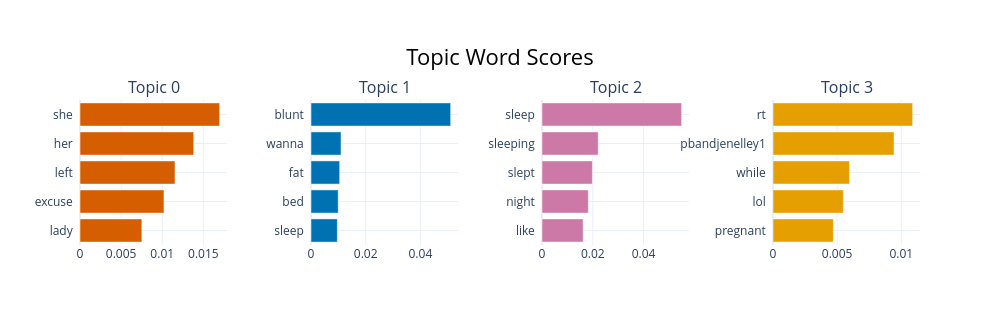

The notebook cell saved with this chart:
### Code cell
topic_model.visualize_barchart(top_n_topics=4)

### Figure 1 — Plotly figure (JSON) as saved in the notebook; plotly's stock layout.template omitted (floating-point values rounded to 4 significant figures)
{"data": [{"marker": {"color": "#D55E00"}, "orientation": "h", "type": "bar", "x": [0.007523, 0.01021, 0.01155, 0.01383, 0.01698], "xaxis": "x", "y": ["lady  ", "excuse  ", "left  ", "her  ", "she  "], "yaxis": "y"}, {"marker": {"color": "#0072B2"}, "orientation": "h", "type": "bar", "x": [0.009635, 0.009954, 0.01049, 0.01099, 0.05107], "xaxis": "x2", "y": ["sleep  ", "bed  ", "fat  ", "wanna  ", "blunt  "], "yaxis": "y2"}, {"marker": {"color": "#CC79A7"}, "orientation": "h", "type": "bar", "x": [0.01621, 0.01825, 0.01985, 0.02215, 0.05502], "xaxis": "x3", "y": ["like  ", "night  ", "slept  ", "sleeping  ", "sleep  "], "yaxis": "y3"}, {"marker": {"color": "#E69F00"}, "orientation": "h", "type": "bar", "x": [0.004703, 0.005484, 0.005959, 0.009438, 0.01089], "xaxis": "x4", "y": ["pregnant  ", "lol  ", "while  ", "pbandjenelley1  ", "rt  "], "yaxis": "y4"}], "layout": {"annotations": [{"font": {"size": 16}, "showarrow": false, "text": "Topic 0", "x": 0.0875, "xanchor": "center", "xref": "paper", "y": 1, "yanchor": "bottom", "yref": "paper"}, {"font": {"size": 16}, "showarrow": false, "text": "Topic 1", "x": 0.3625, "xanchor": "center", "xref": "paper", "y": 1, "yanchor": "bottom", "yref": "paper"}, {"font": {"size": 16}, "showarrow": false, "text": "Topic 2", "x": 0.6375, "xanchor": "center", "xref": "paper", "y": 1, "yanchor": "bottom", "yref": "paper"}, {"font": {"size": 16}, "showarrow": false, "text": "Topic 3", "x": 0.9125, "xanchor": "center", "xref": "paper", "y": 1, "yanchor": "bottom", "yref": "paper"}], "height": 325, "hoverlabel": {"bgcolor": "white", "font": {"family": "Rockwell", "size": 16}}, "showlegend": false, "title": {"font": {"color": "Black", "size": 22}, "text": "Topic Word Scores", "x": 0.5, "xanchor": "center", "yanchor": "top"}, "width": 1000, "xaxis": {"anchor": "y", "domain": [0, 0.175], "showgrid": true}, "xaxis2": {"anchor": "y2", "domain": [0.275, 0.45], "showgrid": true}, "xaxis3": {"anchor": "y3", "domain": [0.55, 0.725], "showgrid": true}, "xaxis4": {"anchor": "y4", "domain": [0.825, 1], "showgrid": true}, "yaxis": {"anchor": "x", "domain": [0, 1], "showgrid": true}, "yaxis2": {"anchor": "x2", "domain": [0, 1], "showgrid": true}, "yaxis3": {"anchor": "x3", "domain": [0, 1], "showgrid": true}, "yaxis4": {"anchor": "x4", "domain": [0, 1], "showgrid": true}}}
